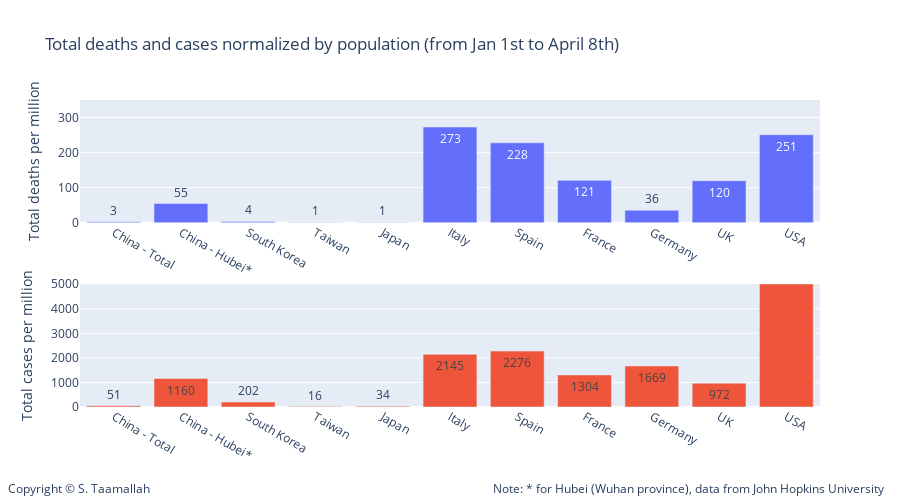

The code cell stored with this chart in its notebook:
### Code cell
#df_dict = pd.DataFrame.from_dict(Dict_deaths_normalized_by_pop)
import plotly.express as px
import plotly.graph_objects as go

data=[go.Bar(
            x=list(Dict_deaths_normalized_by_pop.keys()), y=list(Dict_deaths_normalized_by_pop.values()),
            text=list(Dict_deaths_normalized_by_pop.values()),
            textposition='auto',showlegend=False,),
      go.Bar(
            x=list(Dict_cases_normalized_by_pop.keys()), y=list(Dict_cases_normalized_by_pop.values()),
            text=list(Dict_cases_normalized_by_pop.values()),
            textposition='auto',
            xaxis='x3',
            yaxis='y5',
            showlegend=False)
     ]

layout = go.Layout(
    title='Total deaths and cases normalized by population (from Jan 1st to April 8th)',
    legend=dict(x=.1, y=1.15, orientation="h"), 
    width=900,
    height=500,
    
    annotations=[
        dict(
            x=1.09,
            y=-0.3,
            showarrow=False,
            text='Note: * for Hubei (Wuhan province), data from John Hopkins University',
            xref='paper',
            yref='paper'
        ),
        
        dict(
            x=-0.1,
            y=-0.3,
            showarrow=False,
            text='Copyright © S. Taamallah ',
            xref='paper',
            yref='paper'
        )
    ],
    
    # Top left
    xaxis=dict(
        title='',
        domain=[0, 1],
        range=['2020-01-15', '2020-04-15'],
    ),
    yaxis=dict(
        title='Total deaths per million',
        #type='log',
        range=[0,350],
        domain=[0.6, 1],
        anchor='x'
    ),
    yaxis2=dict(
        title = 'Total deaths per million',
        #type='log',
        range=[0,5000],
        overlaying='y',
        side='right'
    ),
    

    # middle left
    xaxis3=dict(
        title='',
        range=['2020-01-15', '2020-04-15'],
        domain=[0, 1],
        anchor='y5'
    ),
    yaxis5=dict(
        #type='log',
        title = 'Total cases per million',
        domain=[0, 0.4],
        range=[0,5000],
        anchor='x3'
    ),
    yaxis6=dict(
        title = 'Total cases per million',
        domain=[0.375, 0.625],
        overlaying='y5',
        range=[-600,600],
        side='right',
        anchor='x3'
    ),
   
)

fig = go.Figure(data=data, layout=layout)

fig.show()

from plotly.offline import plot
plot(fig, filename="STaamallah_covid19_analysis_chart_7_20200409.html", auto_open = False)

### Figure 1 — Plotly figure (JSON) as saved in the notebook; plotly's stock layout.template omitted (floating-point values rounded to 4 significant figures)
{"data": [{"showlegend": false, "text": ["3", "55", "4", "1", "1", "273", "228", "121", "36", "120", "251"], "textposition": "auto", "type": "bar", "x": ["China - Total", "China - Hubei*", "South Korea", "Taiwan", "Japan", "Italy", "Spain", "France", "Germany", "UK", "USA"], "y": [3, 55, 4, 1, 1, 273, 228, 121, 36, 120, 251]}, {"showlegend": false, "text": ["51", "1160", "202", "16", "34", "2145", "2276", "1304", "1669", "972", "6993"], "textposition": "auto", "type": "bar", "x": ["China - Total", "China - Hubei*", "South Korea", "Taiwan", "Japan", "Italy", "Spain", "France", "Germany", "UK", "USA"], "xaxis": "x3", "y": [51, 1160, 202, 16, 34, 2145, 2276, 1304, 1669, 972, 6993], "yaxis": "y5"}], "layout": {"annotations": [{"showarrow": false, "text": "Note: * for Hubei (Wuhan province), data from John Hopkins University", "x": 1.09, "xref": "paper", "y": -0.3, "yref": "paper"}, {"showarrow": false, "text": "Copyright © S. Taamallah ", "x": -0.1, "xref": "paper", "y": -0.3, "yref": "paper"}], "height": 500, "legend": {"orientation": "h", "x": 0.1, "y": 1.15}, "title": {"text": "Total deaths and cases normalized by population (from Jan 1st to April 8th)"}, "width": 900, "xaxis": {"autorange": true, "domain": [0, 1], "range": [-0.5, 10.5], "title": {"text": ""}, "type": "category"}, "xaxis3": {"anchor": "y5", "autorange": true, "domain": [0, 1], "range": [-0.5, 10.5], "title": {"text": ""}, "type": "category"}, "yaxis": {"anchor": "x", "domain": [0.6, 1], "range": [0, 350], "title": {"text": "Total deaths per million"}, "type": "linear"}, "yaxis2": {"overlaying": "y", "range": [0, 5000], "side": "right", "title": {"text": "Total deaths per million"}}, "yaxis5": {"anchor": "x3", "domain": [0, 0.4], "range": [0, 5000], "title": {"text": "Total cases per million"}, "type": "linear"}, "yaxis6": {"anchor": "x3", "domain": [0.375, 0.625], "overlaying": "y5", "range": [-600, 600], "side": "right", "title": {"text": "Total cases per million"}}}}
